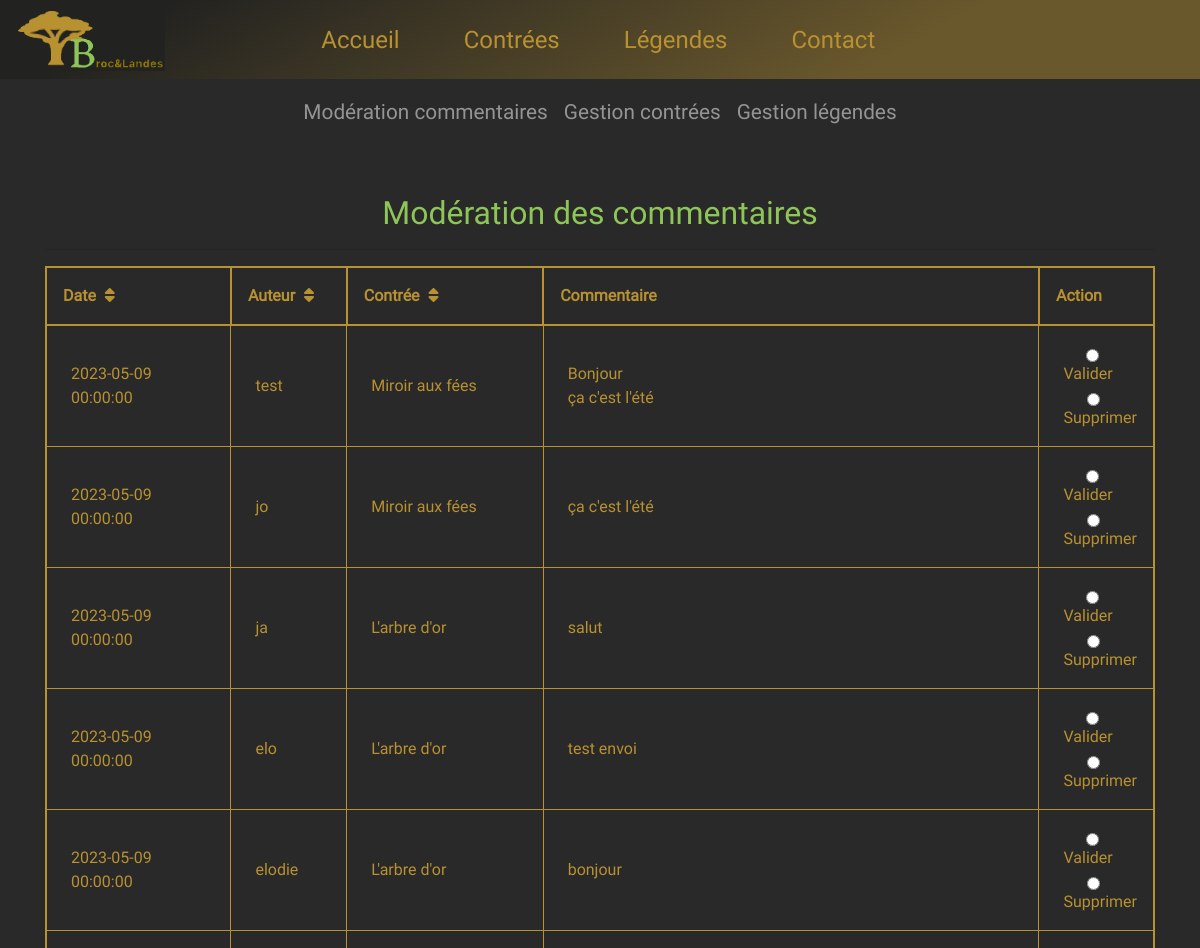
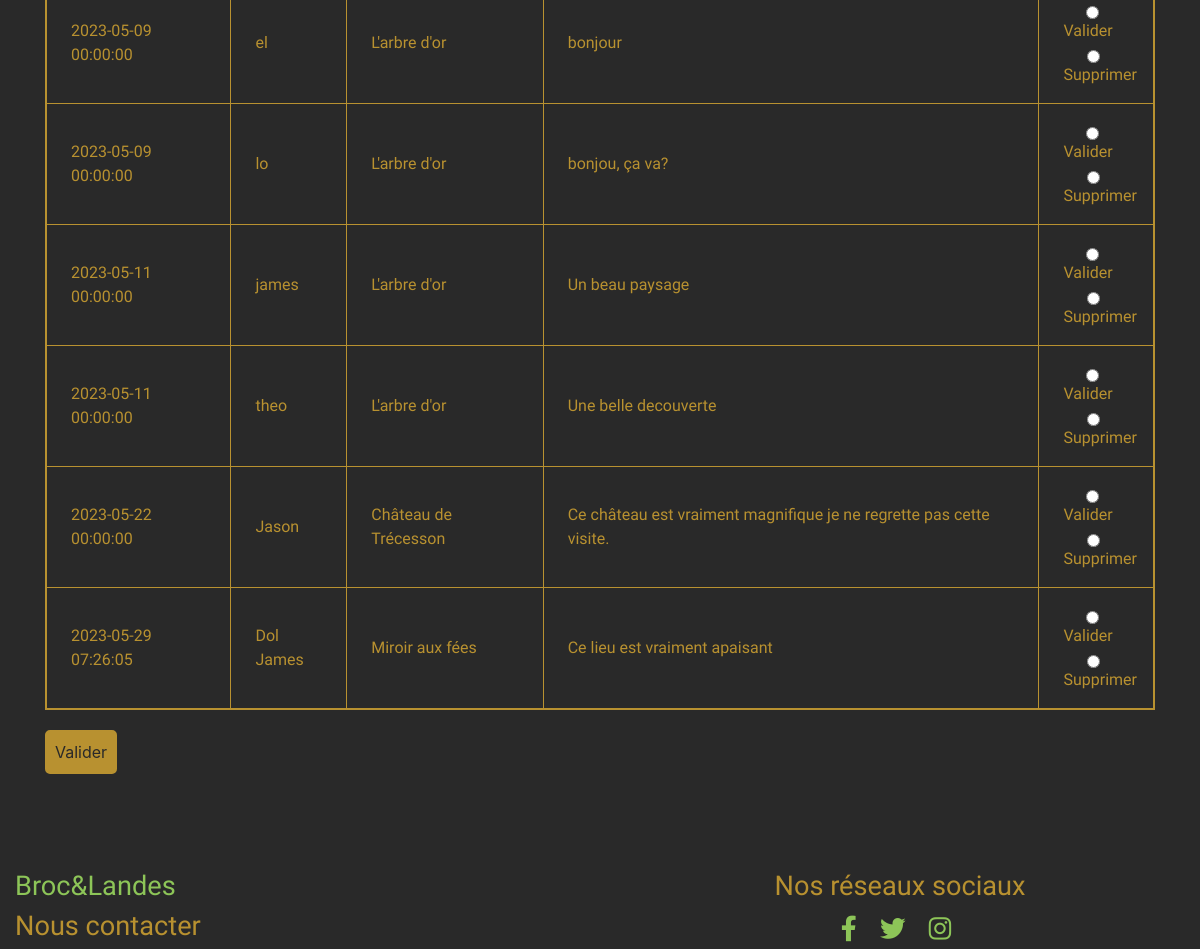
Before: /?action=administration (signed in, upper part) with the older database file (2 pictures, top to bottom).
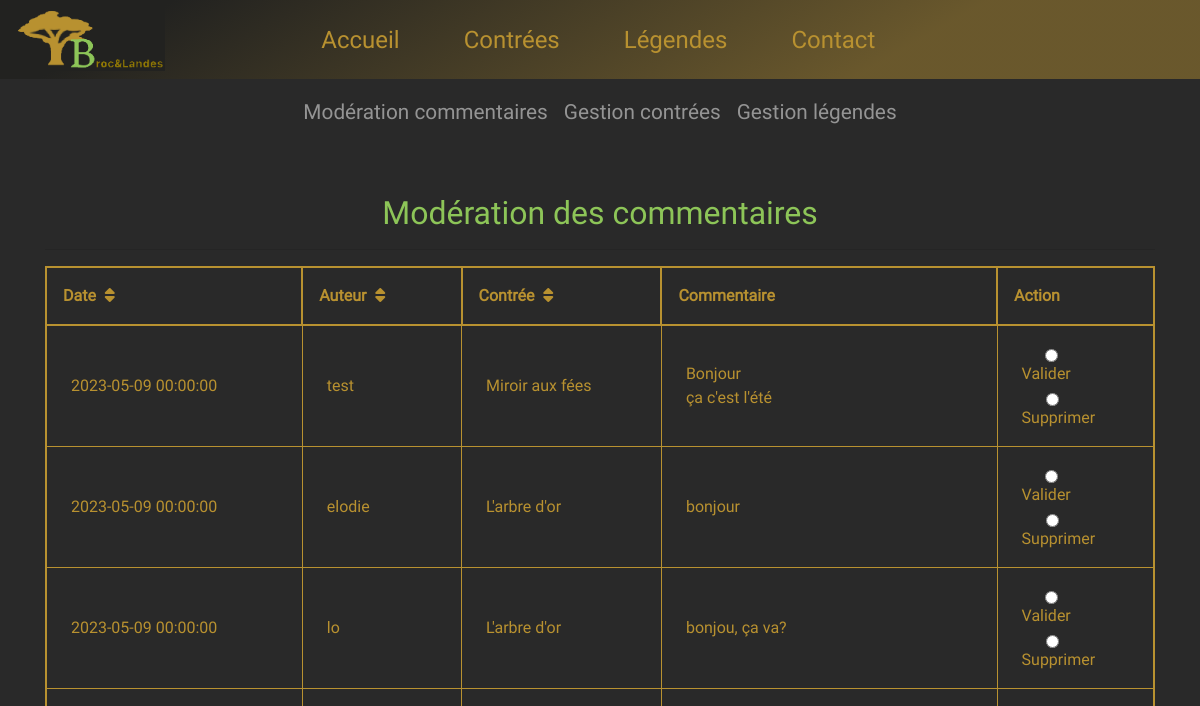
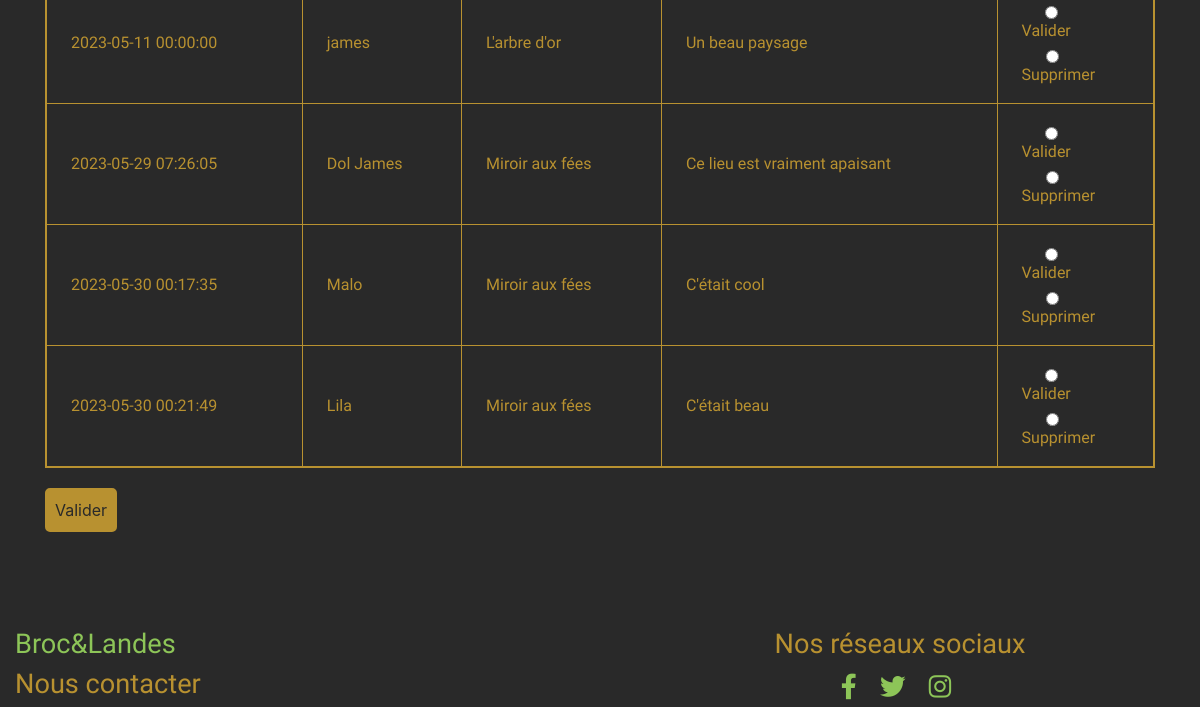
After: the same page with the newer database file (2 pictures, top to bottom).
### tables this page shows
CREATE TABLE `commentaire` (
  `Id_commentaire` int(11) NOT NULL,
  `pseudo` varchar(50) NOT NULL,
  `texte` text DEFAULT NULL,
  `dateCom` datetime NOT NULL DEFAULT current_timestamp(),
  `statut` tinyint(1) DEFAULT 0,
  `Id_contree` int(11) NOT NULL
);

CREATE TABLE `contree` (
  `Id_contree` int(11) NOT NULL,
  `titre` varchar(50) NOT NULL,
  `contenu` text DEFAULT NULL,
  `photo` varchar(500) DEFAULT NULL,
  `latitude` float DEFAULT NULL,
  `longitude` float DEFAULT NULL,
  `commune` varchar(50) DEFAULT NULL,
  `accessibilite` varchar(250) DEFAULT NULL,
  `ouverture` varchar(250) DEFAULT NULL
);

### index.php (called while the page is built, shortened)
<?php
require_once(__DIR__ . '/App/routage.php');
if (isset($_GET["action"])) {
    $action = $_GET["action"];
} else {
    $action = "defaut";
}
$fichier = redirectsTo($action);
include(__DIR__ . '/App/Controllers/' . $fichier);
?>

### App/Models/Commentaire.php (called while the page is built, shortened)
<?php
class Commentaire extends DbConnect
{
    public static function getAllExtended($statut=NULL)
    {
        try {
            $cnx = self::dbConnect();
            $sqlRequest = "SELECT commentaire.*, contree.titre AS titre_contree
                FROM commentaire
                INNER JOIN contree ON commentaire.Id_contree = contree.Id_contree";
            if ($statut !== NULL) $sqlRequest .= " WHERE commentaire.statut = " . $statut;
            $req = $cnx->prepare($sqlRequest);
            $req->execute();
            return $req->fetchAll(PDO::FETCH_ASSOC);
        } catch (PDOException $e) {
            die("Erreur lors de la récupération des données : " . $e->getMessage());
        }
    }
}
?>

### App/Views/viewGestionCommentaires.php (the view, shortened to what this page needs)
<?php
include_once(__DIR__ . '/viewHeader.php');
include_once(__DIR__ . '/viewMenuAdmin.php');
?>
<div class="containerGestion">
    <section class="container  bg-contact">
        <h2 class="mt-5 mb-3 text-center">Modération des commentaires</h2>
        <hr>
        <form method="post" action="?action=moderateCommentaire">
            <table class="tableModeration">
                <thead>
                    <tr>
                        <th id="col-date">
                            Date
                            <i class="fa-solid fa-sort sort-icon"></i>
                        </th>
                        <th id="col-auteur">
                            Auteur
                            <i class="fa-solid fa-sort sort-icon"></i>
                        </th>
                        <th id="col-contree">
                            Contrée
                            <i class="fa-solid fa-sort sort-icon"></i>
                        </th>
                        <th>Commentaire</th>
                        <th>Action</th>
                    </tr>
                </thead>
                <tbody>
                    <?php
                    if (!empty($commentaires)) {
                        foreach ($commentaires as $commentaire) {
                    ?>
                            <tr>
                                <td><?php echo $commentaire['dateCom']; ?></td>
                                <td><?php echo $commentaire['pseudo']; ?></td>
                                <td><?php echo $commentaire['titre_contree']; ?></td>
                                <td><?php echo nl2br($commentaire['texte']); ?></td>
                                <td>
                                    <input type="radio" name="moderation[<?php echo nl2br($commentaire['Id_commentaire']); ?>]" value="valider" class="btn-moderation"> Valider <br>
                                    <input type="radio" name="moderation[<?php echo nl2br($commentaire['Id_commentaire']); ?>]" value="supprimer" class="btn-moderation ml-4"> Supprimer
                                </td>
                            </tr>
                        <?php
                        }
                    } else {
                        ?>
                        <tr>
                            <td colspan="5">Aucun commentaire disponible.</td>
                        </tr>
                    <?php
                    }
                    ?>
                </tbody>
            </table>
            <input type="submit" class="btn" value="Valider">
        </form>
    </section>
</div>
<?php
include_once(__DIR__ . '/viewFooter.php');
?>

Changed rows visible on the page:
removed commentaire: dateCom "2023-05-09 00:00:00", pseudo "jo", Id_contree.titre "Miroir aux fées", texte "ça c'est l'été"
removed commentaire: dateCom "2023-05-09 00:00:00", pseudo "ja", Id_contree.titre "L'arbre d'or", texte "salut"
removed commentaire: dateCom "2023-05-09 00:00:00", pseudo "elo", Id_contree.titre "L'arbre d'or", texte "test envoi"
removed commentaire: dateCom "2023-05-09 00:00:00", pseudo "el", Id_contree.titre "L'arbre d'or", texte "bonjour"
no longer on this page (row edited): commentaire: dateCom "2023-05-11 00:00:00", pseudo "theo", Id_contree.titre "L'arbre d'or", texte "Une belle decouverte"
no longer on this page (row edited): commentaire: dateCom "2023-05-22 00:00:00", pseudo "Jason", Id_contree.titre "Château de Trécesson", texte "Ce château est vraiment magnifique je ne regrette pas cette visite."
added commentaire: dateCom "2023-05-30 00:17:35", pseudo "Malo", Id_contree.titre "Miroir aux fées", texte "C'était cool"
added commentaire: dateCom "2023-05-30 00:21:49", pseudo "Lila", Id_contree.titre "Miroir aux fées", texte "C'était beau"
